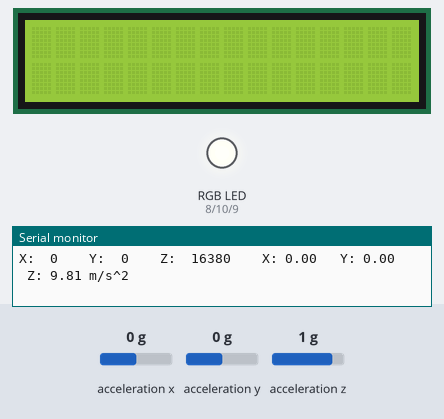
The sketch below on a simulated Arduino Leonardo, built with avr-gcc and run on an emulated ATmega32U4. Shown: 16×2 character LCD, an RGB LED mixed from three pins (HIGH = lit), the last lines printed to the serial monitor. The test bench sets the inputs (shaded band); at power-on: acceleration y 0 g, acceleration z 1 g, acceleration x 0 g.

Above: at 1.2 s.
1.3 s: acceleration y set to 0.3 g
At 2.5 s:
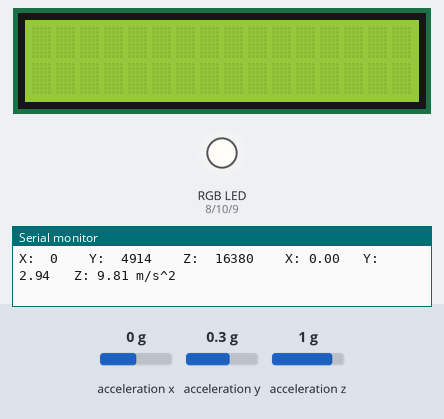
2.8 s: acceleration z set to -1.4 g
At 3.4 s:
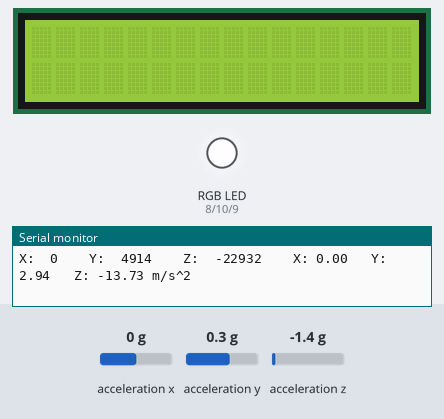
Timing chart, 0 to 5.8 s (numbered marks = the images above; inputs shaded):
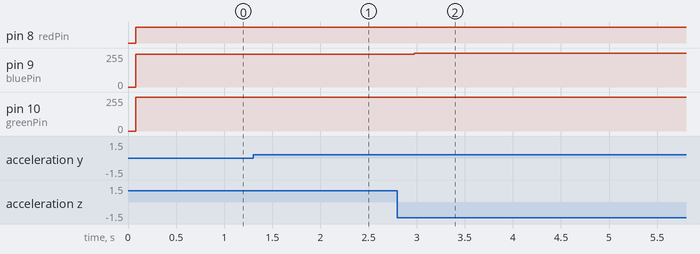

The sketch:

accelerometer.ino
```cpp
// Basic demo for accelerometer readings from Adafruit LIS3DH

#include <Wire.h>
#include <SPI.h>
#include <Adafruit_LIS3DH.h>
#include <Adafruit_Sensor.h>
#include <LiquidCrystal.h>

// Used for software SPI
//#define LIS3DH_CLK 13
//#define LIS3DH_MISO 12
//#define LIS3DH_MOSI 11
//// Used for hardware & software SPI
//#define LIS3DH_CS 10

// software SPI
//Adafruit_LIS3DH lis = Adafruit_LIS3DH(LIS3DH_CS, LIS3DH_MOSI, LIS3DH_MISO, LIS3DH_CLK);
// hardware SPI
//Adafruit_LIS3DH lis = Adafruit_LIS3DH(LIS3DH_CS);
// I2C
Adafruit_LIS3DH lis = Adafruit_LIS3DH();

const int rs = 12, en = 11, d4 = 5, d5 = 4, d6 = 3, d7 = 2;
LiquidCrystal lcd(rs, en, d4, d5, d6, d7);

int redPin = 8;
int greenPin = 10;
int bluePin = 9;
double g = 9.8;

#define COMMON_ANODE

void setup(void) {

 pinMode(redPin, OUTPUT);
 pinMode(greenPin, OUTPUT);
 pinMode(bluePin, OUTPUT);
  // set up the LCD's number of columns and rows:
  lcd.begin(16, 2);

#ifndef ESP8266
  while (!Serial);     // will pause Zero, Leonardo, etc until serial console opens
#endif

  Serial.begin(9600);
  Serial.println("LIS3DH test!");

  if (! lis.begin(0x18)) {   // change this to 0x19 for alternative i2c address
    Serial.println("Couldnt start");
    while (1);
  }
  Serial.println("LIS3DH found!");

  lis.setRange(LIS3DH_RANGE_4_G);   // 2, 4, 8 or 16 G!

  Serial.print("Range = "); Serial.print(2 << lis.getRange());
  Serial.println("G");
}

void loop() {
  lcd.clear();
  lis.read();      // get X Y and Z data at once
  // Then print out the raw data
  Serial.print("X:  "); Serial.print(lis.x);
  Serial.print("  \tY:  "); Serial.print(lis.y);
  Serial.print("  \tZ:  "); Serial.print(lis.z);

  /* Or....get a new sensor event, normalized */
  sensors_event_t event;
  lis.getEvent(&event);

  /* Display the results (acceleration is measured in m/s^2) */
  Serial.print("\t\tX: "); Serial.print(event.acceleration.x);
  Serial.print(" \tY: "); Serial.print(event.acceleration.y);
  Serial.print(" \tZ: "); Serial.print(event.acceleration.z);
  Serial.println(" m/s^2 ");

   setColor(event.acceleration.x, event.acceleration.y, event.acceleration.z);

  Serial.println();

  delay(200);
}

void setColor(int red, int green, int blue)
{
  #ifdef COMMON_ANODE
    red = 255 - red;
    green = 255 - green;
    blue = 255 - blue;
  #endif
  analogWrite(redPin, red);
  analogWrite(greenPin, green);
  analogWrite(bluePin, blue);
}
```

Measured:
- after the input at 1.3 s, pin 10 (greenPin): 255/255 → 253/255 at once
- after the input at 2.8 s, pin 9 (bluePin): 246/255 → 255/255 after 0.18 s
